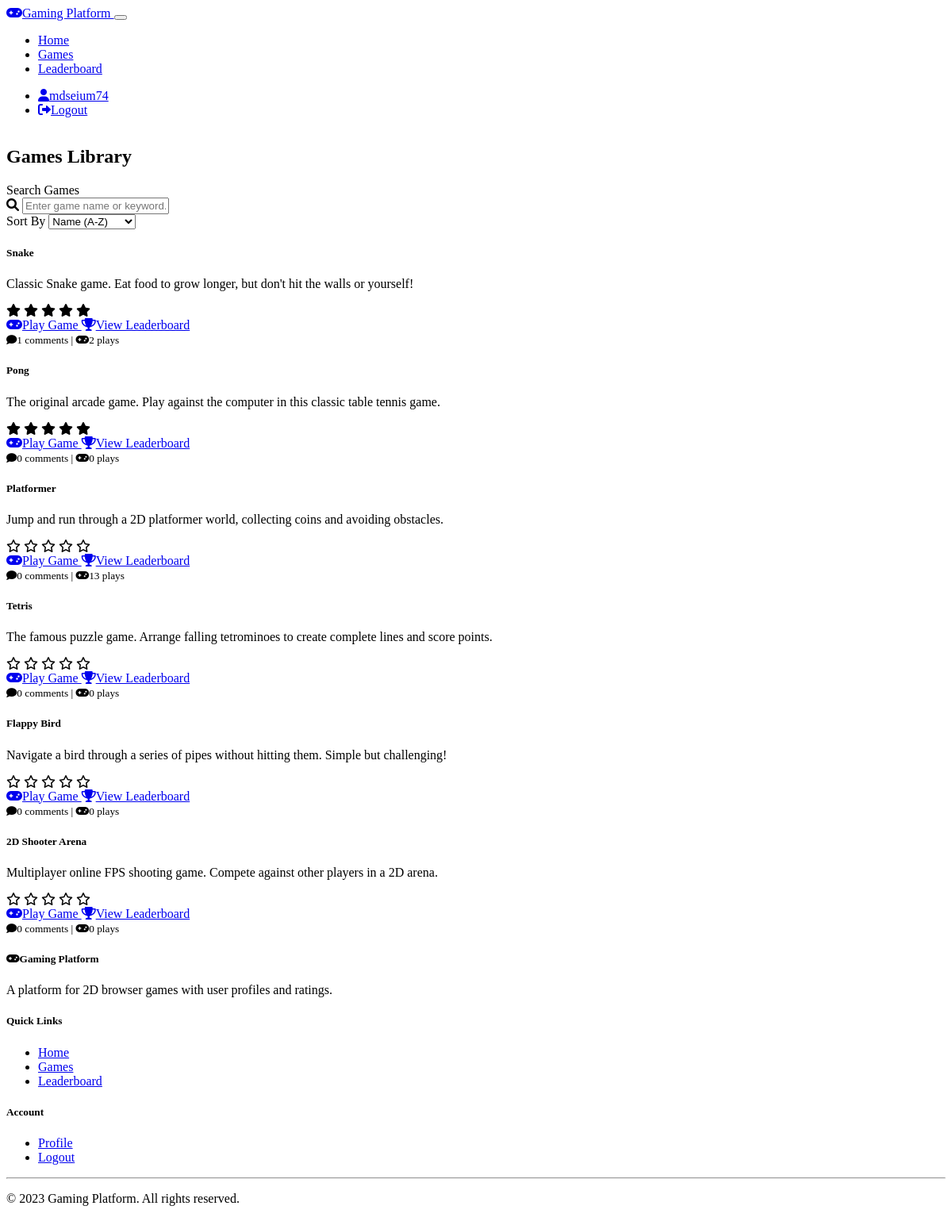
Screenshot of /games (signed in) with the database file from the repository.
### models.py (models this page shows, shortened)
class User(UserMixin, db.Model):
    id = db.Column(db.Integer, primary_key=True)
    username = db.Column(db.String(64), unique=True, nullable=False)
    email = db.Column(db.String(120), unique=True, nullable=False)
    password_hash = db.Column(db.String(256), nullable=False)
    date_joined = db.Column(db.DateTime, default=datetime.utcnow)
    scores = db.relationship('Score', backref='user', lazy='dynamic')
    ratings = db.relationship('Rating', backref='user', lazy='dynamic')
    comments = db.relationship('Comment', backref='user', lazy='dynamic')

class Game(db.Model):
    id = db.Column(db.Integer, primary_key=True)
    title = db.Column(db.String(100), nullable=False)
    description = db.Column(db.Text, nullable=False)
    instructions = db.Column(db.Text, nullable=False)
    game_type = db.Column(db.String(50), nullable=False)
    scores = db.relationship('Score', backref='game', lazy='dynamic')
    ratings = db.relationship('Rating', backref='game', lazy='dynamic')
    comments = db.relationship('Comment', backref='game', lazy='dynamic')
    def average_rating(self):
        ratings = [r.rating for r in self.ratings]
        return sum(ratings) / len(ratings) if ratings else 0

### routes.py (the view)
    @app.route('/games')
    def games_list():
        games = Game.query.all()
        return render_template('games_list.html', games=games)

### models.py (called while the page is built)
@login_manager.user_loader
def load_user(user_id):
    return User.query.get(int(user_id))

### templates/games_list.html (shortened to what this page needs)
{% extends 'base.html' %}
{% block content %}
<div class="container">
    <div class="row mt-4">
        <div class="col-12">
            <h2 class="mb-4">Games Library</h2>
            <div class="card mb-4">
                <div class="card-body">
                    <div class="row g-3">
                        <div class="col-md-6">
                            <label for="game-search" class="form-label">Search Games</label>
                            <div class="input-group">
                                <span class="input-group-text"><i class="fas fa-search"></i></span>
                                <input type="text" class="form-control" id="game-search" placeholder="Enter game name or keyword...">
                            </div>
                        </div>
                        <div class="col-md-6">
                            <label class="form-label">Sort By</label>
                            <select class="form-select" id="game-sort">
                                <option value="name-asc">Name (A-Z)</option>
                            </select>
                        </div>
                    </div>
                </div>
            </div>
        </div>
    </div>
    <div class="row g-4">
        {% for game in games %}
            <div class="col-md-6 col-lg-4 game-card-container">
                <div class="card h-100 game-card">
                    <div class="card-body">
                        <h5 class="card-title">{{ game.title }}</h5>
                        <p class="card-text">{{ game.description }}</p>
                        <div class="mb-3">
                            {% set avg_rating = game.average_rating()|int %}
                            <div class="rating-stars">
                                {% for i in range(5) %}
                                    {% if i < avg_rating %}
                                        <i class="fas fa-star"></i>
                                    {% else %}
                                        <i class="far fa-star"></i>
                                    {% endif %}
                                {% endfor %}
                            </div>
                        </div>
                        <div class="d-grid gap-2">
                            <a href="{{ url_for('game', game_id=game.id) }}" class="btn btn-primary">
                                <i class="fas fa-gamepad me-2"></i>Play Game
                            </a>
                            <a href="{{ url_for('leaderboard', game_id=game.id) }}" class="btn btn-outline-primary">
                                <i class="fas fa-trophy me-2"></i>View Leaderboard
                            </a>
                        </div>
                    </div>
                    <div class="card-footer text-muted">
                        <small>
                            <i class="fas fa-comment me-1"></i>{{ game.comments.count() }} comments
                            <span class="mx-2">|</span>
                            <i class="fas fa-gamepad me-1"></i>{{ game.scores.count() }} plays
                        </small>
                    </div>
                </div>
            </div>
        {% endfor %}
    </div>
</div>
{% endblock %}

### templates/base.html (shortened to what this page needs)
<!DOCTYPE html>
<html lang="en" data-bs-theme="dark">
<head>
    <link href="https://cdn.replit.com/agent/bootstrap-agent-dark-theme.min.css" rel="stylesheet">
    <link rel="stylesheet" href="https://cdnjs.cloudflare.com/ajax/libs/font-awesome/6.0.0/css/all.min.css">
    <link rel="stylesheet" href="{{ url_for('static', filename='css/style.css') }}">
</head>
<body>
    <nav class="navbar navbar-expand-lg navbar-dark bg-dark">
        <div class="container">
            <a class="navbar-brand" href="{{ url_for('index') }}">
                <i class="fas fa-gamepad me-2"></i>Gaming Platform
            </a>
            <button class="navbar-toggler" type="button" data-bs-toggle="collapse" data-bs-target="#navbarNav" aria-controls="navbarNav" aria-expanded="false" aria-label="Toggle navigation">
            </button>
            <div class="collapse navbar-collapse" id="navbarNav">
                <ul class="navbar-nav me-auto">
                    <li class="nav-item">
                        <a class="nav-link {% if request.path == url_for('index') %}active{% endif %}" href="{{ url_for('index') }}">Home</a>
                    </li>
                    <li class="nav-item">
                        <a class="nav-link {% if request.path == url_for('games_list') %}active{% endif %}" href="{{ url_for('games_list') }}">Games</a>
                    </li>
                    <li class="nav-item">
                        <a class="nav-link {% if request.path == url_for('leaderboard') %}active{% endif %}" href="{{ url_for('leaderboard') }}">Leaderboard</a>
                    </li>
                </ul>
                <ul class="navbar-nav">
                    {% if current_user.is_authenticated %}
                        <li class="nav-item">
                            <a class="nav-link {% if request.path == url_for('profile') %}active{% endif %}" href="{{ url_for('profile') }}">
                                <i class="fas fa-user me-1"></i>{{ current_user.username }}
                            </a>
                        </li>
                        <li class="nav-item">
                            <a class="nav-link" href="{{ url_for('logout') }}">
                                <i class="fas fa-sign-out-alt me-1"></i>Logout
                            </a>
                        </li>
                    {% endif %}
                </ul>
            </div>
        </div>
    </nav>
    <main class="py-4">
        {% block content %}{% endblock %}
    </main>
    <footer class="bg-dark text-light py-4 mt-auto">
        <div class="container">
            <div class="row">
                <div class="col-md-6">
                    <h5><i class="fas fa-gamepad me-2"></i>Gaming Platform</h5>
                    <p>A platform for 2D browser games with user profiles and ratings.</p>
                </div>
                <div class="col-md-3">
                    <h5>Quick Links</h5>
                    <ul class="list-unstyled">
                        <li><a href="{{ url_for('index') }}" class="text-light">Home</a></li>
                        <li><a href="{{ url_for('games_list') }}" class="text-light">Games</a></li>
                        <li><a href="{{ url_for('leaderboard') }}" class="text-light">Leaderboard</a></li>
                    </ul>
                </div>
                <div class="col-md-3">
                    <h5>Account</h5>
                    <ul class="list-unstyled">
                        {% if current_user.is_authenticated %}
                            <li><a href="{{ url_for('profile') }}" class="text-light">Profile</a></li>
                            <li><a href="{{ url_for('logout') }}" class="text-light">Logout</a></li>
                        {% else %}
                            <li><a href="{{ url_for('login') }}" class="text-light">Login</a></li>
                            <li><a href="{{ url_for('register') }}" class="text-light">Register</a></li>
                        {% endif %}
                    </ul>
                </div>
            </div>
            <hr>
            <div class="row">
                <div class="col-12 text-center">
                    <p class="mb-0">&copy; 2023 Gaming Platform. All rights reserved.</p>
                </div>
            </div>
        </div>
    </footer>
</body>
</html>

### static/css/style.css (style rules this page uses)
body { min-height: 100vh; display: flex; flex-direction: column; }
main { flex: 1; }
.game-card { transition: transform 0.3s ease; height: 100%; }
.rating-stars { color: var(--bs-warning); cursor: pointer; }

### rows the page displays
User: username "mdseium74"
Game: title "Snake", description "Classic Snake game. Eat food to grow longer, but don't hit the walls or yourself!", comments.count "1", scores.count "2"
Game: title "Pong", description "The original arcade game. Play against the computer in this classic table tennis game.", comments.count "0", scores.count "0"
Game: title "Platformer", description "Jump and run through a 2D platformer world, collecting coins and avoiding obstacles.", comments.count "0", scores.count "13"
Game: title "Tetris", description "The famous puzzle game. Arrange falling tetrominoes to create complete lines and score points.", comments.count "0", scores.count "0"
Game: title "Flappy Bird", description "Navigate a bird through a series of pipes without hitting them. Simple but challenging!", comments.count "0", scores.count "0"
Game: title "2D Shooter Arena", description "Multiplayer online FPS shooting game. Compete against other players in a 2D arena.", comments.count "0", scores.count "0"
